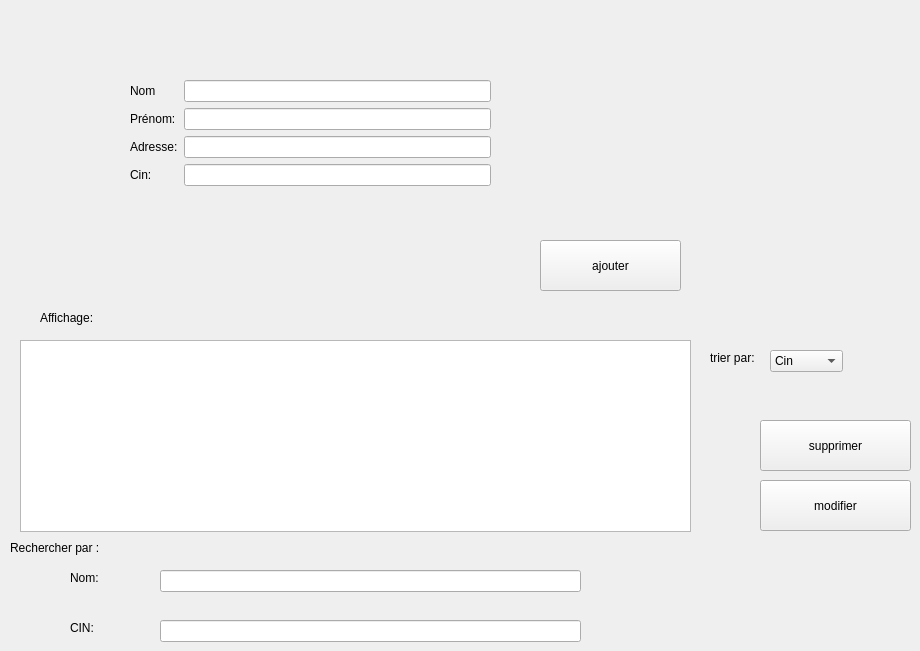
      <widget class="QWidget" name="tab_5">
       <attribute name="title">
        <string>gestion des clients</string>
       </attribute>
       <widget class="QPushButton" name="pushButton_4_ajouterclient">
        <property name="geometry">
         <rect>
          <x>540</x>
          <y>240</y>
          <width>141</width>
          <height>51</height>
         </rect>
        </property>
        <property name="text">
         <string>ajouter</string>
        </property>
       </widget>
       <widget class="QTableView" name="tabetudiant">
        <property name="geometry">
         <rect>
          <x>20</x>
          <y>340</y>
          <width>671</width>
          <height>192</height>
         </rect>
        </property>
       </widget>
       <widget class="QLineEdit" name="lineEdit_5">
        <property name="geometry">
         <rect>
          <x>160</x>
          <y>570</y>
          <width>421</width>
          <height>22</height>
         </rect>
        </property>
       </widget>
       <widget class="QComboBox" name="trie_client">
        <property name="geometry">
         <rect>
          <x>770</x>
          <y>350</y>
          <width>73</width>
          <height>22</height>
         </rect>
        </property>
        <item>
         <property name="text">
          <string>Cin</string>
         </property>
        </item>
        <item>
         <property name="text">
          <string>Nom</string>
         </property>
        </item>
        <item>
         <property name="text">
          <string>Prenom</string>
         </property>
        </item>
        <item>
         <property name="text">
          <string>Adresse</string>
         </property>
        </item>
       </widget>
       <widget class="QPushButton" name="modifier_client">
        <property name="geometry">
         <rect>
          <x>760</x>
          <y>480</y>
          <width>151</width>
          <height>51</height>
         </rect>
        </property>
        <property name="text">
         <string>modifier</string>
        </property>
       </widget>
       <widget class="QLabel" name="label_28">
        <property name="geometry">
         <rect>
          <x>70</x>
          <y>570</y>
          <width>131</width>
          <height>16</height>
         </rect>
        </property>
        <property name="text">
         <string>Nom:</string>
        </property>
       </widget>
       <widget class="QLineEdit" name="lineEdit_7">
        <property name="geometry">
         <rect>
          <x>160</x>
          <y>620</y>
          <width>421</width>
          <height>22</height>
         </rect>
        </property>
       </widget>
       <widget class="QLabel" name="label_40">
        <property name="geometry">
         <rect>
          <x>70</x>
          <y>620</y>
          <width>111</width>
          <height>16</height>
         </rect>
        </property>
        <property name="text">
         <string>CIN:</string>
        </property>
       </widget>
       <widget class="QPushButton" name="supprimeclient">
        <property name="geometry">
         <rect>
          <x>760</x>
          <y>420</y>
          <width>151</width>
          <height>51</height>
         </rect>
        </property>
        <property name="text">
         <string>supprimer</string>
        </property>
       </widget>
       <widget class="QLabel" name="label_37">
        <property name="geometry">
         <rect>
          <x>40</x>
          <y>310</y>
          <width>71</width>
          <height>16</height>
         </rect>
        </property>
        <property name="text">
         <string>Affichage:</string>
        </property>
       </widget>
       <widget class="QLabel" name="label_39">
        <property name="geometry">
         <rect>
          <x>710</x>
          <y>350</y>
          <width>61</width>
          <height>16</height>
         </rect>
        </property>
        <property name="text">
         <string>trier par:</string>
        </property>
       </widget>
       <widget class="QLabel" name="label_22">
        <property name="geometry">
         <rect>
          <x>10</x>
          <y>540</y>
          <width>101</width>
          <height>16</height>
         </rect>
        </property>
        <property name="text">
         <string>Rechercher par :</string>
        </property>
       </widget>
       <widget class="QWidget" name="layoutWidget">
        <property name="geometry">
         <rect>
          <x>130</x>
          <y>80</y>
          <width>361</width>
          <height>211</height>
         </rect>
        </property>
        <layout class="QFormLayout" name="formLayout">
         <item row="0" column="0">
          <widget class="QLabel" name="label_13">
           <property name="text">
            <string>Nom</string>
           </property>
          </widget>
         </item>
         <item row="0" column="1">
          <widget class="QLineEdit" name="lineEdit_nom"/>
         </item>
         <item row="1" column="0">
          <widget class="QLabel" name="label_17">
           <property name="text">
            <string>Prénom:</string>
           </property>
          </widget>
         </item>
         <item row="1" column="1">
          <widget class="QLineEdit" name="lineEdit_prenom"/>
         </item>
         <item row="2" column="0">
          <widget class="QLabel" name="label_18">
           <property name="text">
            <string>Adresse:</string>
           </property>
          </widget>
         </item>
         <item row="2" column="1">
          <widget class="QLineEdit" name="lineEdit_adresse"/>
         </item>
         <item row="3" column="0">
          <widget class="QLabel" name="label_21">
           <property name="text">
            <string>Cin:</string>
           </property>
          </widget>
         </item>
         <item row="3" column="1">
          <widget class="QLineEdit" name="lineEdit_cin"/>
         </item>
        </layout>
       </widget>
      </widget>
